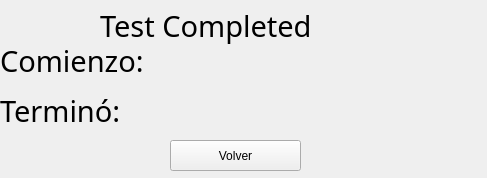
<?xml version="1.0" encoding="UTF-8"?>
<ui version="4.0">
 <class>TestCompleted</class>
 <widget class="QWidget" name="TestCompleted">
  <property name="geometry">
   <rect>
    <x>0</x>
    <y>0</y>
    <width>487</width>
    <height>178</height>
   </rect>
  </property>
  <property name="windowTitle">
   <string>Form</string>
  </property>
  <widget class="QLabel" name="label">
   <property name="geometry">
    <rect>
     <x>100</x>
     <y>0</y>
     <width>271</width>
     <height>51</height>
    </rect>
   </property>
   <property name="font">
    <font>
     <family>OCR A Extended</family>
     <pointsize>22</pointsize>
    </font>
   </property>
   <property name="text">
    <string>Test Completed</string>
   </property>
  </widget>
  <widget class="QLabel" name="label_2">
   <property name="geometry">
    <rect>
     <x>190</x>
     <y>40</y>
     <width>141</width>
     <height>41</height>
    </rect>
   </property>
   <property name="font">
    <font>
     <family>OCR A Extended</family>
     <pointsize>18</pointsize>
    </font>
   </property>
   <property name="text">
    <string/>
   </property>
  </widget>
  <widget class="QPushButton" name="pushButton">
   <property name="geometry">
    <rect>
     <x>170</x>
     <y>140</y>
     <width>131</width>
     <height>31</height>
    </rect>
   </property>
   <property name="text">
    <string>Volver</string>
   </property>
  </widget>
  <widget class="QLabel" name="label_3">
   <property name="geometry">
    <rect>
     <x>0</x>
     <y>40</y>
     <width>171</width>
     <height>41</height>
    </rect>
   </property>
   <property name="font">
    <font>
     <family>OCR A Extended</family>
     <pointsize>22</pointsize>
    </font>
   </property>
   <property name="text">
    <string>Comienzo:</string>
   </property>
  </widget>
  <widget class="QLabel" name="label_4">
   <property name="geometry">
    <rect>
     <x>0</x>
     <y>90</y>
     <width>171</width>
     <height>41</height>
    </rect>
   </property>
   <property name="font">
    <font>
     <family>OCR A Extended</family>
     <pointsize>22</pointsize>
    </font>
   </property>
   <property name="text">
    <string>Terminó:</string>
   </property>
  </widget>
  <widget class="QLabel" name="label_5">
   <property name="geometry">
    <rect>
     <x>190</x>
     <y>90</y>
     <width>141</width>
     <height>41</height>
    </rect>
   </property>
   <property name="font">
    <font>
     <family>OCR A Extended</family>
     <pointsize>18</pointsize>
    </font>
   </property>
   <property name="text">
    <string/>
   </property>
  </widget>
 </widget>
 <resources/>
 <connections>
  <connection>
   <sender>pushButton</sender>
   <signal>clicked()</signal>
   <receiver>TestCompleted</receiver>
   <slot>volver()</slot>
   <hints>
    <hint type="sourcelabel">
     <x>265</x>
     <y>122</y>
    </hint>
    <hint type="destinationlabel">
     <x>320</x>
     <y>115</y>
    </hint>
   </hints>
  </connection>
 </connections>
 <slots>
  <slot>volver()</slot>
 </slots>
</ui>
